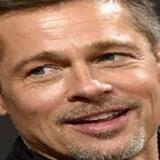
#> input picture debug_faces/BradPitt_023_98d91529.jpg, 160 x 160 px, given in place of the camera
$ python photo.py
#> lines starting #> are read from the running program, lines starting #| are printed output that depends on the picture
#> the answer given: 1
#> the answer given: debug_faces/BradPitt_023_98d91529.jpg
import cv2
import os
import time
import shutil
from simple_image_download import simple_image_download


# Constants
DATASET_DIR = "dataset"
IMAGE_SIZE = (160, 160)
NUM_IMAGES = 40
DELAY_BETWEEN_CAPTURES = 0.7  # in seconds

# Load Haar cascade
face_cascade = cv2.CascadeClassifier(cv2.data.haarcascades + "haarcascade_frontalface_default.xml")


# ---------- FUNCTION 1: Capture images using webcam ----------
def collect_from_webcam(person_name):
#> called with person_name = 'debug_faces/bradpitt_023_98d91529.jpg'
    person_dir = os.path.join(DATASET_DIR, person_name)
    os.makedirs(person_dir, exist_ok=True)

    cap = cv2.VideoCapture(0)
    count = 0

    print("\n📸 Starting webcam capture. Move your face slightly between shots.")
    while True:
        ret, frame = cap.read()
#> frame is the input picture: shape (160, 160, 3); mean B, G, R 96.7, 120.7, 164.5
        if not ret:
            break

        gray = cv2.cvtColor(frame, cv2.COLOR_BGR2GRAY)
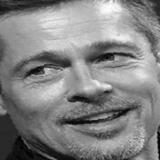
#> gray: shape (160, 160); min 1, max 254, mean 131.1
        faces = face_cascade.detectMultiScale(gray, 1.1, 5)
#> faces = [[11, 8, 141, 141]]

        for (x, y, w, h) in faces:
            face = gray[y:y+h, x:x+w]
            face = cv2.resize(face, IMAGE_SIZE)
            count += 1
            file_path = os.path.join(person_dir, f"{count}.jpg")
            cv2.imwrite(file_path, face)
            print(f"[{count}/{NUM_IMAGES}] Saved: {file_path}")
            time.sleep(DELAY_BETWEEN_CAPTURES)
#> this loop made 1 pass
#> (x, y, w, h, count) on pass 1: (11, 8, 141, 141, 1)
#| [1/40] Saved: dataset/debug_faces/bradpitt_023_98d91529.jpg/1.jpg
#> pass 1, in collect_from_webcam, `face = gray[y:y+h, x:x+w]`:
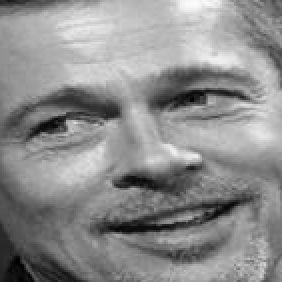
#> face: shape (141, 141) (shown 2 times larger); min 1, max 252, mean 140.7
#> after the loop, count = 1

        cv2.imshow("Webcam Face Collector", frame)
        if cv2.waitKey(1) & 0xFF == ord('q') or count >= NUM_IMAGES:
#> (key q is pressed here)
            break

    cap.release()
    cv2.destroyAllWindows()
    print("✅ Webcam capture finished.")


# ---------- FUNCTION 2: Download celebrity images ----------
def collect_from_internet(name):
    folder_name = name.replace(" ", "_").lower()
    person_dir = os.path.join(DATASET_DIR, folder_name)
    os.makedirs(person_dir, exist_ok=True)

    print(f"\n🌐 Downloading images for: {name}")
    response = simple_image_download()
    response().download(name, NUM_IMAGES)

    # Path where images are downloaded
    raw_folder = os.path.join("simple_image_download", name)

    image_count = 0
    for file in os.listdir(raw_folder):
        if not file.lower().endswith(('.jpg', '.jpeg', '.png')):
            continue
        img_path = os.path.join(raw_folder, file)
        img = cv2.imread(img_path)
        if img is None:
            continue
        gray = cv2.cvtColor(img, cv2.COLOR_BGR2GRAY)
        faces = face_cascade.detectMultiScale(gray, 1.1, 5)
        for (x, y, w, h) in faces:
            face = gray[y:y+h, x:x+w]
            face = cv2.resize(face, IMAGE_SIZE)
            image_count += 1
            file_path = os.path.join(person_dir, f"{image_count}.jpg")
            cv2.imwrite(file_path, face)
            print(f"[{image_count}/{NUM_IMAGES}] Saved: {file_path}")
            break  # Only take the first face

        if image_count >= NUM_IMAGES:
            break

    shutil.rmtree("simple_image_download", ignore_errors=True)
    print("✅ Internet image collection finished.")


# ---------- MAIN MENU ----------
def main():
    print("\n💻 Face Dataset Builder")
    print("1. Collect face images from webcam")
    print("2. Collect face images of a famous person from the internet")
    choice = input("Enter your choice (1 or 2): ")

    if choice == "1":
        name = input("Enter your name or person's name: ")
        collect_from_webcam(name.strip().replace(" ", "_").lower())

    elif choice == "2":
        name = input("Enter celebrity name to search and collect (e.g., 'Emma Watson'): ")
        collect_from_internet(name.strip())

    else:
        print("❌ Invalid choice. Please run again.")


if __name__ == "__main__":
    main()

$ run again, on debug_faces/BradPitt_025_25dc7dcf.jpg
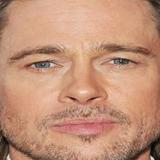
#> input picture debug_faces/BradPitt_025_25dc7dcf.jpg, 160 x 160 px, given in place of the camera
#> in collect_from_webcam, frame is the input picture: shape (160, 160, 3); mean B, G, R 120.3, 146, 194.2
#> in collect_from_webcam, `gray = cv2.cvtColor(frame, cv2.COLOR_BGR2GRAY)`:
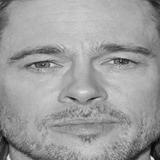
#> gray: shape (160, 160); min 2, max 229, mean 157.5
#> faces = [[23, 14, 118, 118]]
#> the loop in collect_from_webcam, `for (x, y, w, h) in faces:` made 1 pass
#> (x, y, w, h, count) on pass 1: (23, 14, 118, 118, 1)
#> (printed output is left out)
#> pass 1, in collect_from_webcam, `face = gray[y:y+h, x:x+w]`:
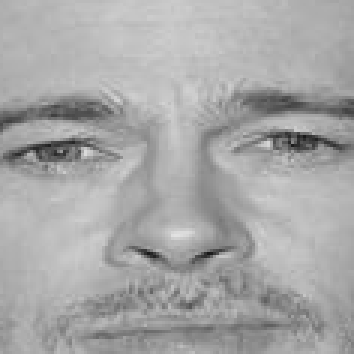
#> face: shape (118, 118) (shown 3 times larger); min 24, max 226, mean 167.1
#> after the loop in collect_from_webcam, `for (x, y, w, h) in faces:`: count = 1

$ run again, on debug_faces/BradPitt_026_805241a7.jpg
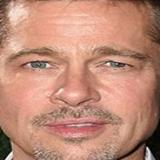
#> input picture debug_faces/BradPitt_026_805241a7.jpg, 160 x 160 px, given in place of the camera
#> in collect_from_webcam, frame is the input picture: shape (160, 160, 3); mean B, G, R 119.1, 138.8, 190.9
#> in collect_from_webcam, `gray = cv2.cvtColor(frame, cv2.COLOR_BGR2GRAY)`:
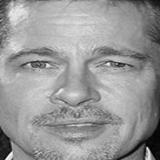
#> gray: shape (160, 160); min 0, max 252, mean 152.2
#> faces = [[7, 8, 147, 147]]
#> the loop in collect_from_webcam, `for (x, y, w, h) in faces:` made 1 pass
#> (x, y, w, h, count) on pass 1: (7, 8, 147, 147, 1)
#> (printed output is left out)
#> pass 1, in collect_from_webcam, `face = gray[y:y+h, x:x+w]`:
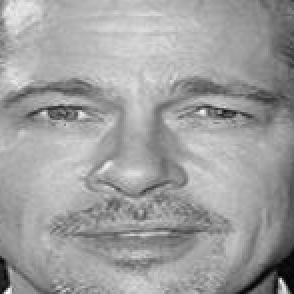
#> face: shape (147, 147) (shown 2 times larger); min 0, max 252, mean 158.6
#> after the loop in collect_from_webcam, `for (x, y, w, h) in faces:`: count = 1
